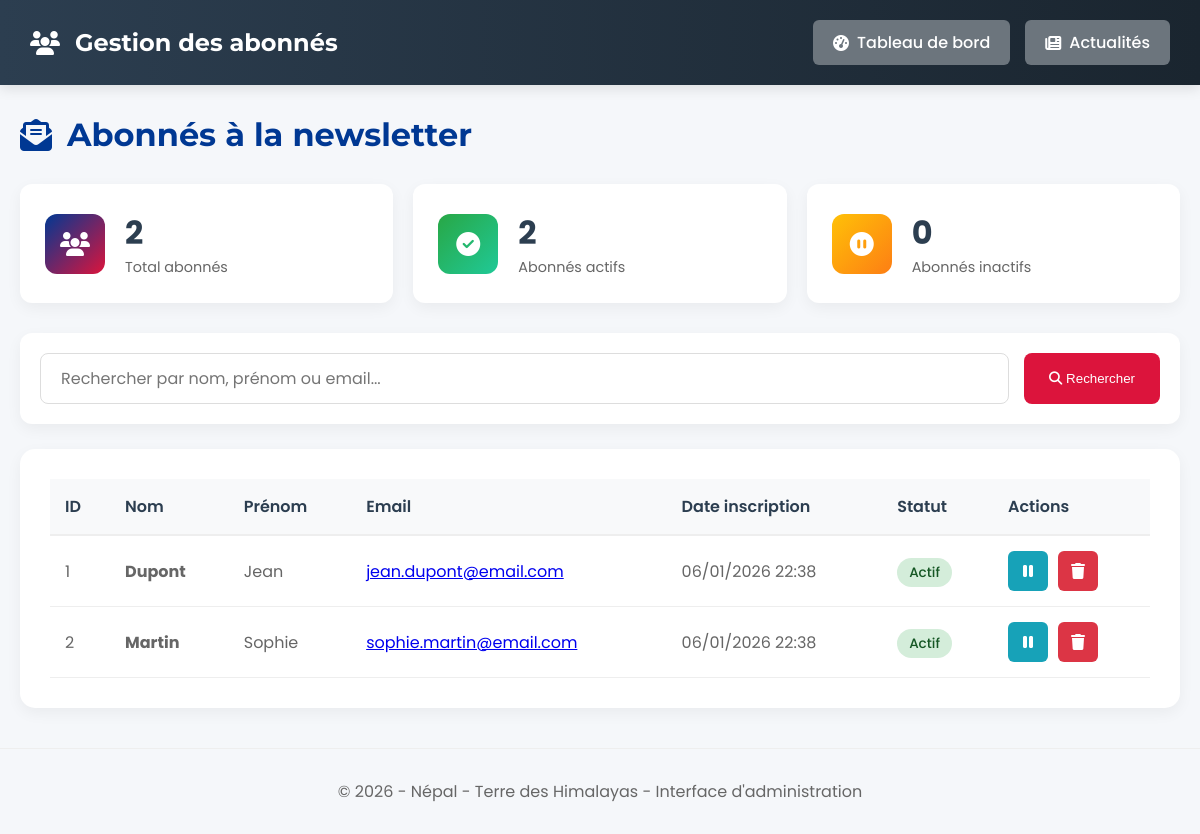
The app's page /admin/subscribers.php (signed in) with its own data.
### tables this page shows
CREATE TABLE internaute (
    id INT AUTO_INCREMENT PRIMARY KEY,
    nom VARCHAR(100) NOT NULL,
    prenom VARCHAR(100) NOT NULL,
    email VARCHAR(255) NOT NULL UNIQUE,
    date_inscription TIMESTAMP DEFAULT CURRENT_TIMESTAMP,
    actif TINYINT(1) DEFAULT 1
);

### includes/functions.php (called while the page is built, shortened)
<?php
function formatDate($date, $format = 'd/m/Y') {
    $timestamp = strtotime($date);
    return date($format, $timestamp);
}
?>

### admin/subscribers.php (the view, shortened to what this page needs)
<?php
require_once '../config.php';
require_once '../includes/functions.php';
$action = isset($_GET['action']) ? $_GET['action'] : 'list';
switch($action) {
    case 'list':
    default:
        try {
            $search = isset($_GET['search']) ? trim($_GET['search']) : '';
            $page = isset($_GET['page']) ? intval($_GET['page']) : 1;
            $per_page = 15;
            $offset = ($page - 1) * $per_page;
            if($search) {
                $stmt = $conn->prepare("SELECT COUNT(*) as total FROM internaute WHERE nom LIKE :search OR prenom LIKE :search OR email LIKE :search");
                $stmt->bindValue(':search', '%' . $search . '%');
            } else {
                $stmt = $conn->query("SELECT COUNT(*) as total FROM internaute");
            }
            $stmt->execute();
            if($search) {
                $stmt = $conn->prepare("SELECT * FROM internaute WHERE nom LIKE :search OR prenom LIKE :search OR email LIKE :search ORDER BY date_inscription DESC LIMIT :limit OFFSET :offset");
                $stmt->bindValue(':search', '%' . $search . '%');
            } else {
                $stmt = $conn->prepare("SELECT * FROM internaute ORDER BY date_inscription DESC LIMIT :limit OFFSET :offset");
            }
            $stmt->bindValue(':limit', $per_page, PDO::PARAM_INT);
            $stmt->bindValue(':offset', $offset, PDO::PARAM_INT);
            $stmt->execute();
            $subscribers = $stmt->fetchAll(PDO::FETCH_ASSOC);
            $stats = $conn->query("SELECT
                COUNT(*) as total,
                SUM(CASE WHEN actif = 1 THEN 1 ELSE 0 END) as actifs,
                SUM(CASE WHEN actif = 0 THEN 1 ELSE 0 END) as inactifs
                FROM internaute")->fetch(PDO::FETCH_ASSOC);
        } catch(PDOException $e) {
            $error = "Erreur: " . $e->getMessage();
        }
        break;
}
?>
<!DOCTYPE html>
<html lang="fr">
<head>
    <link rel="stylesheet" href="https://cdnjs.cloudflare.com/ajax/libs/font-awesome/6.4.0/css/all.min.css">
</head>
<body>
    <header class="admin-header">
        <h1><i class="fas fa-users"></i> Gestion des abonnés</h1>
        <div class="admin-nav">
            <a href="dashboard.php" class="nav-btn secondary">
                <i class="fas fa-tachometer-alt"></i> Tableau de bord
            </a>
            <a href="news_crud.php" class="nav-btn secondary">
                <i class="fas fa-newspaper"></i> Actualités
            </a>
        </div>
    </header>
    <div class="admin-container">
        <h1 class="page-title">
            <i class="fas fa-envelope-open-text"></i> Abonnés à la newsletter
        </h1>
        <div class="stats-grid">
            <div class="stat-card">
                <div class="stat-icon total">
                    <i class="fas fa-users"></i>
                </div>
                <div class="stat-info">
                    <h3><?php echo $stats['total'] ?? 0; ?></h3>
                    <p>Total abonnés</p>
                </div>
            </div>
            <div class="stat-card">
                <div class="stat-icon active">
                    <i class="fas fa-check-circle"></i>
                </div>
                <div class="stat-info">
                    <h3><?php echo $stats['actifs'] ?? 0; ?></h3>
                    <p>Abonnés actifs</p>
                </div>
            </div>
            <div class="stat-card">
                <div class="stat-icon inactive">
                    <i class="fas fa-pause-circle"></i>
                </div>
                <div class="stat-info">
                    <h3><?php echo $stats['inactifs'] ?? 0; ?></h3>
                    <p>Abonnés inactifs</p>
                </div>
            </div>
        </div>
        <form class="search-box" method="GET" action="">
            <input type="text" name="search" placeholder="Rechercher par nom, prénom ou email..."
                   value="<?php echo isset($search) ? htmlspecialchars($search) : ''; ?>">
            <button type="submit">
                <i class="fas fa-search"></i> Rechercher
            </button>
        </form>
        <div class="table-container">
            <?php if(isset($subscribers) && count($subscribers) > 0): ?>
                <table class="data-table">
                    <thead>
                        <tr>
                            <th>ID</th>
                            <th>Nom</th>
                            <th>Prénom</th>
                            <th>Email</th>
                            <th>Date inscription</th>
                            <th>Statut</th>
                            <th>Actions</th>
                        </tr>
                    </thead>
                    <tbody>
                        <?php foreach($subscribers as $sub): ?>
                            <tr>
                                <td><?php echo $sub['id']; ?></td>
                                <td><strong><?php echo htmlspecialchars($sub['nom']); ?></strong></td>
                                <td><?php echo htmlspecialchars($sub['prenom']); ?></td>
                                <td>
                                    <a href="mailto:<?php echo htmlspecialchars($sub['email']); ?>">
                                        <?php echo htmlspecialchars($sub['email']); ?>
                                    </a>
                                </td>
                                <td><?php echo formatDate($sub['date_inscription'], 'd/m/Y H:i'); ?></td>
                                <td>
                                    <span class="status-badge <?php echo $sub['actif'] ? 'active' : 'inactive'; ?>">
                                        <?php echo $sub['actif'] ? 'Actif' : 'Inactif'; ?>
                                    </span>
                                </td>
                                <td>
                                    <div class="actions">
                                        <a href="subscribers.php?action=toggle&id=<?php echo $sub['id']; ?>"
                                           class="action-btn toggle"
                                           title="<?php echo $sub['actif'] ? 'Désactiver' : 'Activer'; ?>">
                                            <i class="fas fa-<?php echo $sub['actif'] ? 'pause' : 'play'; ?>"></i>
                                        </a>
                                        <a href="subscribers.php?action=delete&id=<?php echo $sub['id']; ?>"
                                           class="action-btn delete"
                                           title="Supprimer"
                                           onclick="return confirm('Êtes-vous sûr de vouloir supprimer cet abonné ?')">
                                            <i class="fas fa-trash"></i>
                                        </a>
                                    </div>
                                </td>
                            </tr>
                        <?php endforeach; ?>
                    </tbody>
                </table>
            <?php endif; ?>
        </div>
    </div>
    <footer class="admin-footer">
        <p>© <?php echo date('Y'); ?> - <?php echo SITE_NAME; ?> - Interface d'administration</p>
    </footer>
</body>
</html>

### admin/subscribers.php (style rules this page uses)
:root { --primary-color: #DC143C; --secondary-color: #003893; --accent-color: #FFD700; --dark-color: #2c3e50; --success-color: #28a745; --warning-color: #ffc107; }
* { margin: 0; padding: 0; box-sizing: border-box; }
body { font-family: 'Poppins', sans-serif; background-color: #f5f7fa; color: #333; }
.admin-header { background: linear-gradient(to right, var(--dark-color), #1a252f); color: white; padding: 20px 30px; display: flex; justify-content: space-between; align-items: center; box-shadow: 0 4px 12px rgba(0,0,0,0.1); }
.admin-header h1 { font-family: 'Montserrat', sans-serif; font-size: 1.5rem; display: flex; align-items: center; gap: 15px; }
.admin-nav { display: flex; gap: 15px; }
.nav-btn { display: flex; align-items: center; gap: 8px; padding: 10px 20px; background-color: var(--primary-color); color: white; text-decoration: none; border-radius: 6px; font-weight: 500; transition: all 0.3s ease; }
.nav-btn.secondary { background-color: #6c757d; }
.admin-container { max-width: 1400px; margin: 30px auto; padding: 0 20px; }
.page-title { color: var(--secondary-color); margin-bottom: 30px; font-family: 'Montserrat', sans-serif; font-size: 2rem; display: flex; align-items: center; gap: 15px; }
.stats-grid { display: grid; grid-template-columns: repeat(auto-fit, minmax(200px, 1fr)); gap: 20px; margin-bottom: 30px; }
.stat-card { background: white; border-radius: 12px; padding: 25px; box-shadow: 0 5px 15px rgba(0,0,0,0.05); display: flex; align-items: center; gap: 20px; transition: all 0.3s ease; }
.stat-icon { width: 60px; height: 60px; border-radius: 12px; display: flex; align-items: center; justify-content: center; font-size: 1.5rem; color: white; }
.stat-icon.total { background: linear-gradient(135deg, var(--secondary-color), var(--primary-color)); }
.stat-icon.active { background: linear-gradient(135deg, #28a745, #20c997); }
.stat-icon.inactive { background: linear-gradient(135deg, #ffc107, #fd7e14); }
.stat-info h3 { font-size: 2rem; color: var(--dark-color); }
.stat-info p { color: #666; font-size: 0.9rem; }
.search-box { display: flex; gap: 15px; margin-bottom: 25px; background: white; padding: 20px; border-radius: 12px; box-shadow: 0 5px 15px rgba(0,0,0,0.05); }
.search-box input { flex: 1; padding: 12px 20px; border: 1px solid #ddd; border-radius: 8px; font-family: 'Poppins', sans-serif; font-size: 1rem; }
.search-box button { padding: 12px 25px; background: var(--primary-color); color: white; border: none; border-radius: 8px; cursor: pointer; font-weight: 500; transition: all 0.3s ease; }
.table-container { background-color: white; border-radius: 15px; padding: 30px; box-shadow: 0 5px 15px rgba(0,0,0,0.05); overflow-x: auto; }
.data-table { width: 100%; border-collapse: collapse; }
.data-table th { text-align: left; padding: 15px; background-color: #f8f9fa; color: var(--dark-color); font-weight: 600; border-bottom: 2px solid #eee; }
.data-table td { padding: 15px; border-bottom: 1px solid #eee; color: #666; }
.status-badge { padding: 5px 12px; border-radius: 20px; font-size: 0.85rem; font-weight: 500; }
.status-badge.active { background-color: #d4edda; color: #155724; }
.actions { display: flex; gap: 10px; }
.action-btn { width: 40px; height: 40px; border-radius: 6px; border: none; cursor: pointer; display: flex; align-items: center; justify-content: center; transition: all 0.3s ease; text-decoration: none; }
.action-btn.toggle { background-color: #17a2b8; color: white; }
.action-btn.delete { background-color: #dc3545; color: white; }
.admin-footer { text-align: center; padding: 30px 0; color: #666; border-top: 1px solid #eee; margin-top: 40px; }

### records on screen
internaute: id "1", nom "Dupont", prenom "Jean", email "jean.dupont@email.com", date_inscription "06/01/2026 22:38", actif "Actif"
internaute: id "2", nom "Martin", prenom "Sophie", email "sophie.martin@email.com", date_inscription "06/01/2026 22:38", actif "Actif"

### other values on screen
$stats['total'] "2"
$stats['actifs'] "2"
$stats['inactifs'] "0"
SITE_NAME "Népal - Terre des Himalayas"
